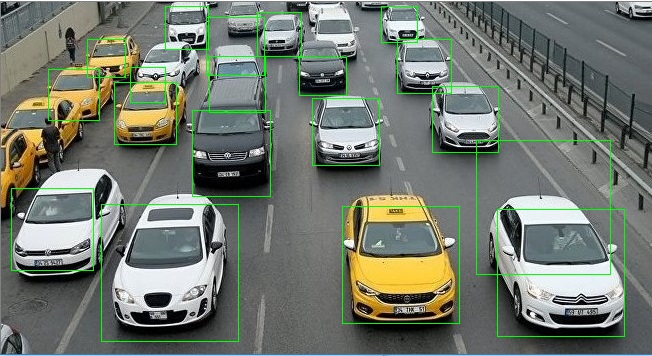
#> input picture arabalar.jpg, 652 x 356 px
$ python aracSayma.py
#> lines starting #> are read from the running program, lines starting #| are printed output that depends on the picture; after the words box and inside, x2 and y2 are one past the last pixel; in counts of white or black regions, pixels touching at a corner belong together
import cv2                                          # openCV  kütüphanesini projeye dahil etme
cap = cv2.imread('arabalar.jpg')                       #imread = image+read / araç sayılacak görseli tanımlama(bu .py dosyası ile aynı konumda olmalı)
#> cap is the input picture: shape (356, 652, 3); mean B, G, R 110.1, 120.8, 113.7
car_cascade = cv2.CascadeClassifier('cascade.xml')  #bulunacak nesnenin tanımlı olduğu xml dosyası. ister internetten indirin. ister Cascade Trainer programi ile kendiniz oluşturun
gray = cv2.cvtColor(cap, cv2.COLOR_BGR2GRAY)        #görsel üzerinde işlem yapabilmek için bunu gri tonlamalı hale dönüştümemiz lazım
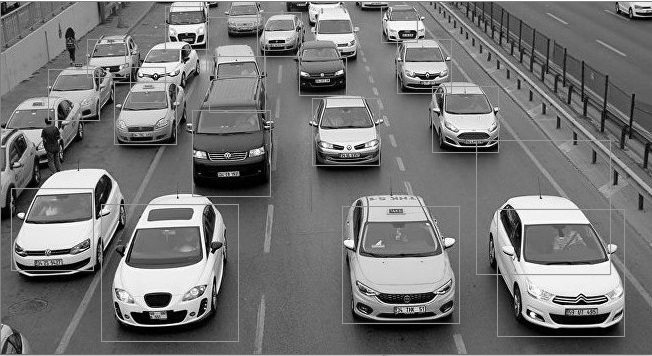
#> gray: shape (356, 652); min 0, max 255, mean 117.4
cars = car_cascade.detectMultiScale(gray, 1.1, 3)   #görsel içinde aranan nesnenin bulunduğu kısım.(griTonlamalıGöresel, KontrastOranı, IterasyonSayısı) /bu değerler sabit değil en iyi sonuç için deneyerek bulun
#> cars = 14 rows, first 6: [265, 4, 26, 26], [225, 3, 30, 30], [380, 6, 33, 33], [130, 67, 34, 34], [260, 13, 43, 43], [47, 70, 49, 49]
aracSayisi = 0                                      #görseldeki araç sayısını tutacak değişken
for (x,y,w,h) in cars:                              #cars dediği araçlar tespit edildiğinde bize bir liste döndürür. listenin elemanlarında x=karenin sol üst noktasının soldan uzaklığı, y=sağdan üzeklığı, w=karenin genişliği,h= karenin boyu
    aracSayisi+=1                                   #her for döngüsünün iterasyonu tespit edilen bir araç var demek. o yüzden sayacı 1 artırdık.
    cv2.rectangle(cap,(x,y),(x+w,y+h),(0,255,0),1)  #karenin koordinatlarını renk tonunu ve çizgi kalınlığını belirterek yeşil kutucuk çizdik
    print (x,y,w,h)                                 #ekrana kutuların konumlarını yazdırdık
#> this loop made 14 passes
#> (x, y, w, h) on passes 1 to 12: (265, 4, 26, 26), (225, 3, 30, 30), (380, 6, 33, 33), (130, 67, 34, 34), (260, 13, 43, 43), (47, 70, 49, 49), (115, 84, 58, 58), (397, 40, 52, 52), (313, 99, 64, 64), (433, 86, 65, 65), (11, 188, 83, 83), (342, 205, 116, 116)
#| 265 4 26 26
#| 225 3 30 30
#| 380 6 33 33
#| 130 67 34 34
#| 260 13 43 43
#| 47 70 49 49
#| 115 84 58 58
#| 397 40 52 52
#> (further printed lines are left out)
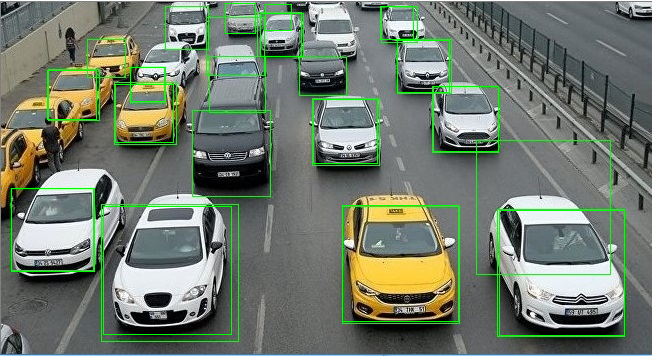
#> cap: shape (356, 652, 3); 1.56% of pixels changed, all inside (x1, y1, x2, y2) = (11, 3, 625, 336)
#> after the loop, aracSayisi = 14
print("Toplam Araç Sayısı = "+str(aracSayisi))      #toplam araç sayısını ekrana yazdırdık
#| Toplam Araç Sayısı = 14
cv2.imshow('image',cap)                             #üzerine kareler çizdiğimiz görseli imshow=image+show komutu ile ekranda gösterdik
cv2.waitKey(0)                                      #kullanıcı herhangi bir tuşa basana kadar bekledik.
cv2.destroyAllWindows()                             #tuşa basıldığında bütün pencereleri kapattık
